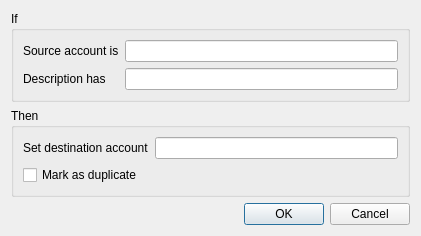
<?xml version="1.0" encoding="UTF-8"?>
<ui version="4.0">
 <class>AddRule</class>
 <widget class="QDialog" name="AddRule">
  <property name="geometry">
   <rect>
    <x>0</x>
    <y>0</y>
    <width>421</width>
    <height>210</height>
   </rect>
  </property>
  <property name="windowTitle">
   <string>Add a rule...</string>
  </property>
  <layout class="QVBoxLayout" name="verticalLayout_2">
   <item>
    <widget class="QGroupBox" name="groupBox">
     <property name="title">
      <string>If</string>
     </property>
     <layout class="QGridLayout" name="gridLayout">
      <item row="0" column="0">
       <widget class="QLabel" name="label_2">
        <property name="text">
         <string>Source account is</string>
        </property>
       </widget>
      </item>
      <item row="0" column="1">
       <widget class="CompleteLineEdit" name="fromEdit"/>
      </item>
      <item row="1" column="0">
       <widget class="QLabel" name="label">
        <property name="text">
         <string>Description has</string>
        </property>
       </widget>
      </item>
      <item row="1" column="1">
       <widget class="QLineEdit" name="patternEdit"/>
      </item>
     </layout>
    </widget>
   </item>
   <item>
    <widget class="QGroupBox" name="groupBox_2">
     <property name="title">
      <string>Then</string>
     </property>
     <layout class="QVBoxLayout" name="verticalLayout">
      <item>
       <layout class="QHBoxLayout" name="horizontalLayout">
        <item>
         <widget class="QLabel" name="label_3">
          <property name="text">
           <string>Set destination account</string>
          </property>
         </widget>
        </item>
        <item>
         <widget class="CompleteLineEdit" name="toEdit"/>
        </item>
       </layout>
      </item>
      <item>
       <widget class="QCheckBox" name="setDuplicateCheck">
        <property name="text">
         <string>Mark as duplicate</string>
        </property>
       </widget>
      </item>
     </layout>
    </widget>
   </item>
   <item>
    <widget class="QDialogButtonBox" name="buttonBox">
     <property name="orientation">
      <enum>Qt::Horizontal</enum>
     </property>
     <property name="standardButtons">
      <set>QDialogButtonBox::Cancel|QDialogButtonBox::Ok</set>
     </property>
    </widget>
   </item>
  </layout>
 </widget>
 <customwidgets>
  <customwidget>
   <class>CompleteLineEdit</class>
   <extends>QLineEdit</extends>
   <header>CompleteLineEdit.h</header>
  </customwidget>
 </customwidgets>
 <tabstops>
  <tabstop>patternEdit</tabstop>
  <tabstop>toEdit</tabstop>
  <tabstop>setDuplicateCheck</tabstop>
  <tabstop>fromEdit</tabstop>
  <tabstop>buttonBox</tabstop>
 </tabstops>
 <resources/>
 <connections>
  <connection>
   <sender>buttonBox</sender>
   <signal>accepted()</signal>
   <receiver>AddRule</receiver>
   <slot>accept()</slot>
   <hints>
    <hint type="sourcelabel">
     <x>248</x>
     <y>254</y>
    </hint>
    <hint type="destinationlabel">
     <x>157</x>
     <y>274</y>
    </hint>
   </hints>
  </connection>
  <connection>
   <sender>buttonBox</sender>
   <signal>rejected()</signal>
   <receiver>AddRule</receiver>
   <slot>reject()</slot>
   <hints>
    <hint type="sourcelabel">
     <x>316</x>
     <y>260</y>
    </hint>
    <hint type="destinationlabel">
     <x>286</x>
     <y>274</y>
    </hint>
   </hints>
  </connection>
 </connections>
</ui>
